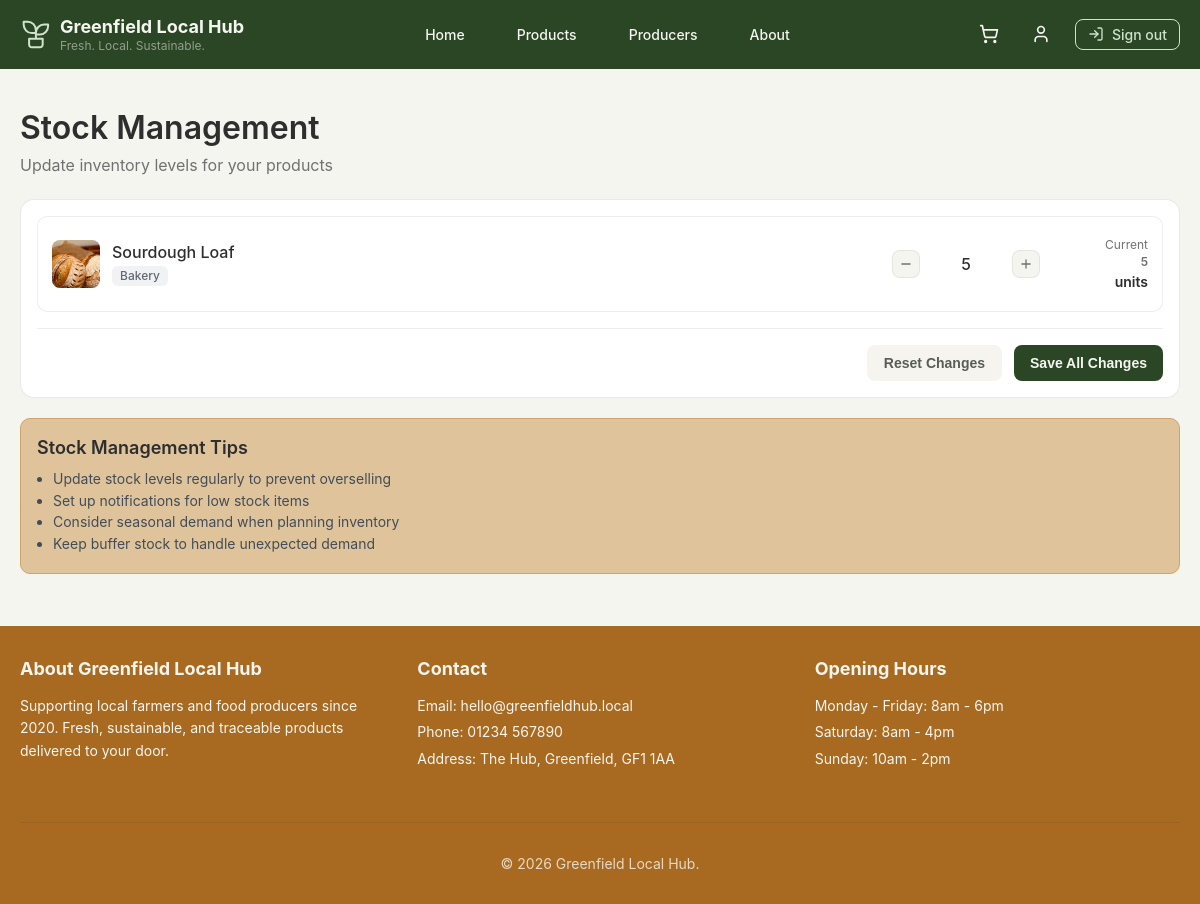
The page /producer-stock (signed in) on the database as committed earlier.
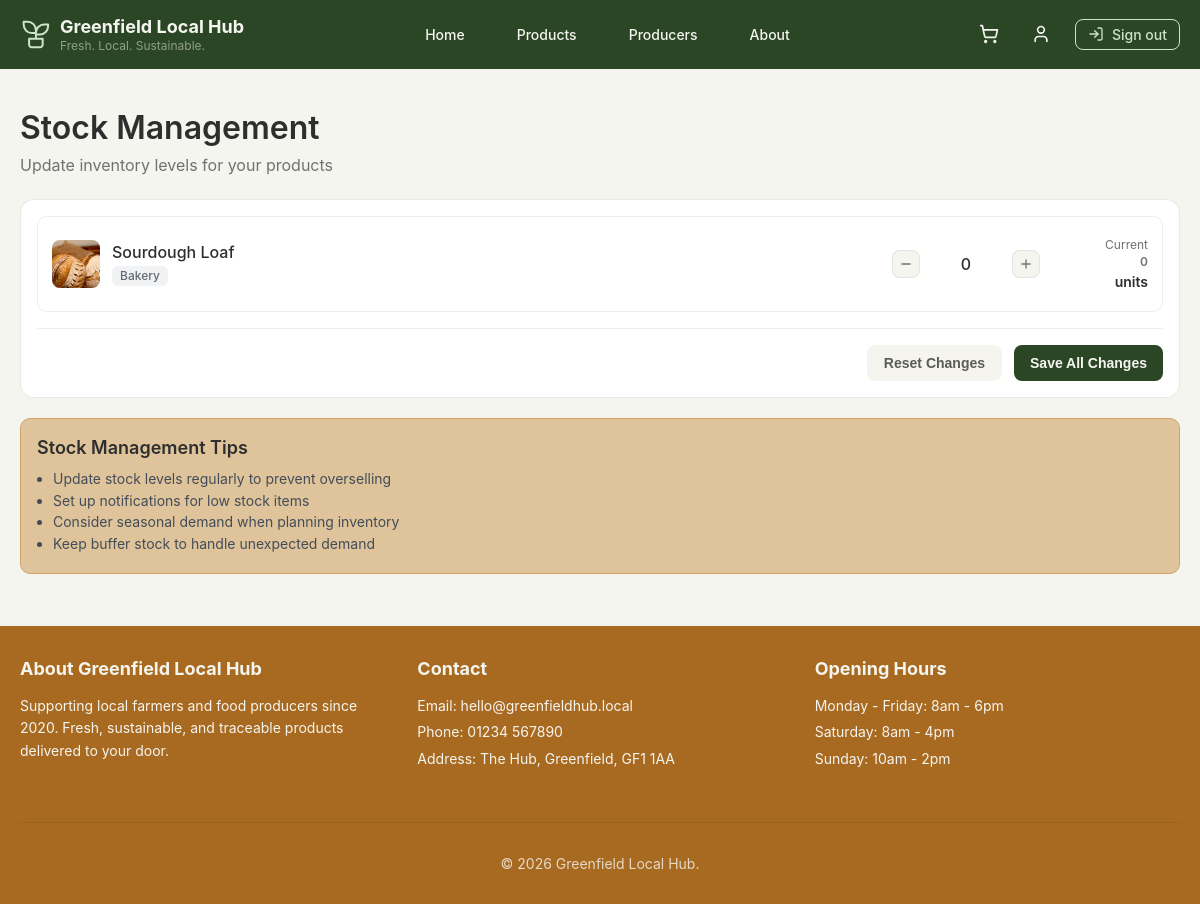
The same page on the database as committed later.
### tables this page shows
CREATE TABLE product (
product_id INTEGER PRIMARY KEY AUTOINCREMENT,
producer_id INTEGER NOT NULL,
name TEXT NOT NULL,
description TEXT NOT NULL,
price NUMERIC NOT NULL,
category TEXT NOT NULL,
image_url TEXT NOT NULL,
is_available INTEGER NOT NULL,
stock INTEGER NOT NULL,
FOREIGN KEY (producer_id) REFERENCES producer(producer_id) ON DELETE CASCADE
);

### app.py (the view, shortened to what this page needs)
@app.route("/producer-stock", methods=["GET", "POST"])
@login_required
def producer_stock():
    db = get_db()
    products = db.execute(
        """
        SELECT
            product_id,
            name,
            category,
            image_url,
            stock
        FROM product
        WHERE producer_id = ?
        ORDER BY name COLLATE NOCASE
        """,
        (current_user.id,),
    ).fetchall()
    db.close()
    return render_template("producer-stock.html", products=products)

### app.py (called while the page is built)
def get_db():
    db = sqlite3.connect("glh.db")
    db.row_factory = sqlite3.Row
    db.execute("PRAGMA foreign_keys = ON")
    return db

@app.context_processor
def inject_cart_count():
    if current_user.is_authenticated and current_user.user_type == "customer":
        db = get_db()
        count = get_cart_count(db, current_user.id)
        db.close()
        return {"cart_count": count}
    return {"cart_count": 0}

### templates/producer-stock.html (shortened to what this page needs)
{% extends "base.html" %}
{% block content %}
<section class="producer-stock-page">
  <div class="producer-stock-container">
    <div class="producer-stock-header">
      <div class="title-group">
        <h1>Stock Management</h1>
        <p class="subtitle">Update inventory levels for your products</p>
      </div>
    </div>
    <div class="producer-stock-panel">
      <form method="POST" action="{{ url_for('producer_stock') }}">
        <div class="producer-stock-list">
          {% for product in products %}
          <div class="stock-row">
            <div class="stock-product">
              <div class="stock-img-wrapper">
                <img
                  src="{{ product['image_url'] }}"
                  alt="{{ product['name'] }}"
                  class="stock-img"
                >
              </div>
              <div class="stock-info">
                <h3>{{ product['name'] }}</h3>
                <span class="stock-category">{{ product['category'] }}</span>
              </div>
            </div>
            <div class="stock-controls">
              <button type="button" class="minus-btn qty-btn" aria-label="Decrease stock">
                <svg xmlns="http://www.w3.org/2000/svg" width="16" height="16" viewBox="0 0 16 16" fill="none">
                  <path d="M3.33301 8H12.6663" stroke="currentColor" stroke-width="1.5" stroke-linecap="round" stroke-linejoin="round"/>
                </svg>
              </button>
              <input
                type="number"
                name="stock[{{ product['product_id'] }}]"
                class="stock-input form-control"
                value="{{ product['stock'] }}"
                min="0"
                required
                aria-label="Stock quantity for {{ product['name'] }}"
              >
              <button type="button" class="qty-btn plus-btn" aria-label="Increase stock">
              </button>
              <div class="stock-current">
                <span>Current</span>
                <strong><span class="stock-current-value">{{ product['stock'] }}</span> units</strong>
              </div>
            </div>
          </div>
          {% endfor %}
        </div>
        <div class="stock-actions">
          <button type="reset" class="stock-secondary-btn btn btn-secondary">Reset Changes</button>
          <button type="submit" class="stock-primary-btn btn btn-primary">Save All Changes</button>
        </div>
      </form>
    </div>
    <aside class="stock-tips">
      <h2>Stock Management Tips</h2>
      <ul>
        <li>Update stock levels regularly to prevent overselling</li>
        <li>Set up notifications for low stock items</li>
        <li>Consider seasonal demand when planning inventory</li>
        <li>Keep buffer stock to handle unexpected demand</li>
      </ul>
    </aside>
  </div>
</section>
{% endblock %}

Rows that differ between the two databases and show on the page:
changed product "Sourdough Loaf": stock "5" → "0"
